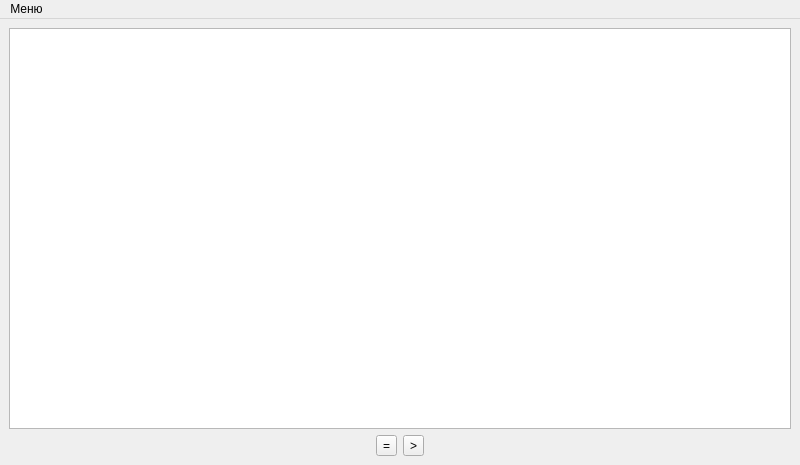
<?xml version="1.0" encoding="UTF-8"?>
<ui version="4.0">
 <class>MainWindow</class>
 <widget class="QMainWindow" name="MainWindow">
  <property name="geometry">
   <rect>
    <x>0</x>
    <y>0</y>
    <width>800</width>
    <height>465</height>
   </rect>
  </property>
  <property name="windowTitle">
   <string>QGraphicsView-QMediaPlayer-Example</string>
  </property>
  <widget class="QWidget" name="centralwidget">
   <layout class="QGridLayout" name="gridLayout">
    <item row="0" column="0">
     <widget class="QGraphicsView" name="graphicsView"/>
    </item>
    <item row="1" column="0">
     <layout class="QHBoxLayout" name="horizontalLayout">
      <item>
       <spacer name="horizontalSpacer">
        <property name="orientation">
         <enum>Qt::Horizontal</enum>
        </property>
        <property name="sizeHint" stdset="0">
         <size>
          <width>40</width>
          <height>20</height>
         </size>
        </property>
       </spacer>
      </item>
      <item>
       <widget class="QToolButton" name="pauseButton">
        <property name="text">
         <string>=</string>
        </property>
       </widget>
      </item>
      <item>
       <widget class="QToolButton" name="playButton">
        <property name="text">
         <string>&gt;</string>
        </property>
       </widget>
      </item>
      <item>
       <spacer name="horizontalSpacer_2">
        <property name="orientation">
         <enum>Qt::Horizontal</enum>
        </property>
        <property name="sizeHint" stdset="0">
         <size>
          <width>40</width>
          <height>20</height>
         </size>
        </property>
       </spacer>
      </item>
     </layout>
    </item>
   </layout>
  </widget>
  <widget class="QMenuBar" name="menubar">
   <property name="geometry">
    <rect>
     <x>0</x>
     <y>0</y>
     <width>800</width>
     <height>21</height>
    </rect>
   </property>
   <widget class="QMenu" name="menu">
    <property name="title">
     <string>Меню</string>
    </property>
    <addaction name="openFileAction"/>
   </widget>
   <addaction name="menu"/>
  </widget>
  <action name="openFileAction">
   <property name="text">
    <string>Открыть файл</string>
   </property>
  </action>
 </widget>
 <resources/>
 <connections/>
</ui>
